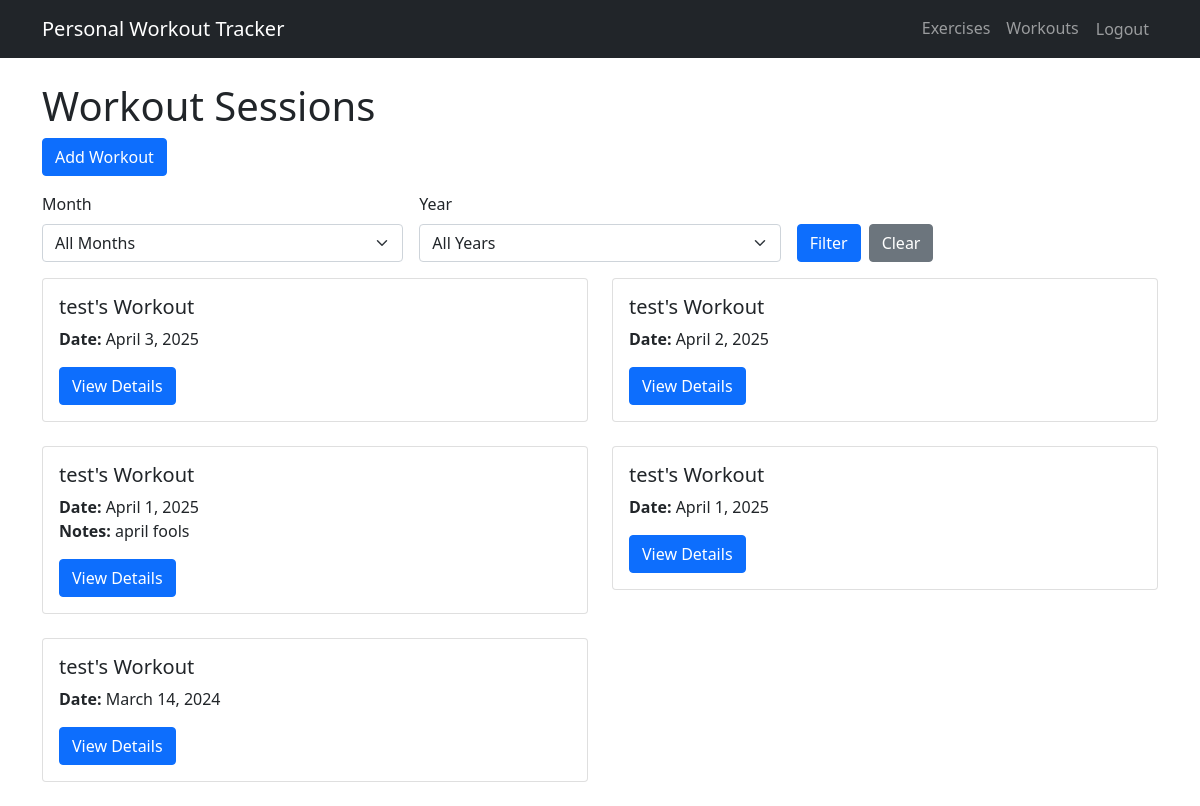
The app's page /project/workouts/ (signed in), older data.
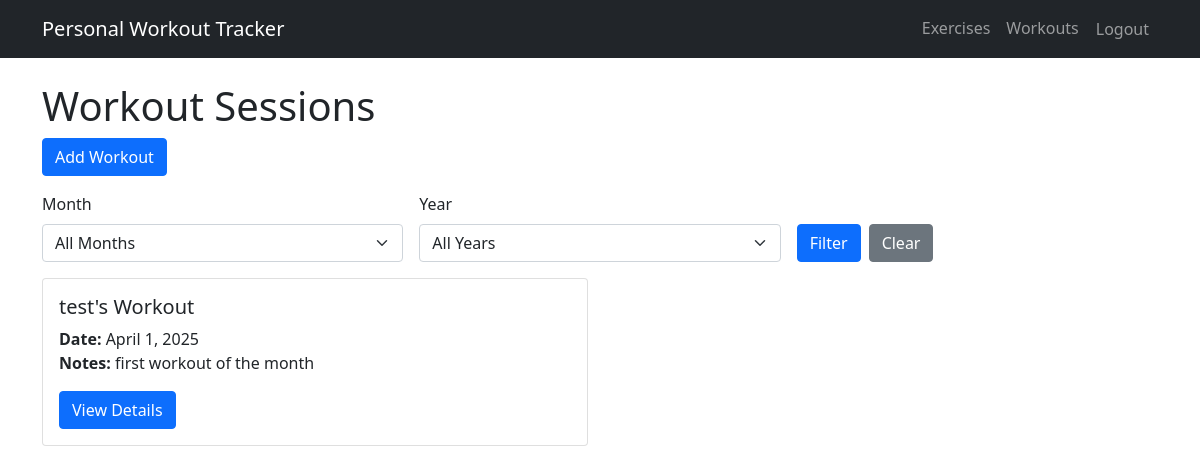
The same page, newer data.
### project/models.py (models this page shows, shortened)
class WorkoutSession(models.Model):
    user = models.ForeignKey(User, on_delete=models.CASCADE)  # Changed from Profile to User
    date = models.DateField()  # When the workout was performed
    notes = models.TextField(blank=True, null=True)  # Optional notes about the workout session

### project/views.py (the view)
# urls.py: path('workouts/', views.WorkoutSessionListView.as_view(), name='workout_session_list'),
class WorkoutSessionListView(LoginRequiredMixin, ListView):
    model = WorkoutSession
    template_name = 'project/workout_session_list.html'
    context_object_name = 'workout_sessions'
    def get_queryset(self):
        queryset = WorkoutSession.objects.filter(user=self.request.user)
        month = self.request.GET.get('month')
        year = self.request.GET.get('year')
        if month and year:
            queryset = queryset.filter(date__year=year, date__month=month)
        elif month:
            queryset = queryset.filter(date__month=month)
        elif year:
            queryset = queryset.filter(date__year=year)
        return queryset.order_by('-date')
    def get_context_data(self, **kwargs):
        context = super().get_context_data(**kwargs)
        dates = WorkoutSession.objects.filter(user=self.request.user).dates('date', 'month').order_by('-date')
        context['months'] = [(i, month_name[i]) for i in range(1, 13)]
        context['years'] = sorted(set(date.year for date in dates), reverse=True)
        return context

### project/templates/project/workout_session_list.html (shortened to what this page needs)
{% extends 'project/base.html' %}
{% block content %}
<h1>Workout Sessions</h1>
<a href="{% url 'project:workout_session_create' %}" class="btn btn-primary mb-3">Add Workout</a>
<form method="get" class="mb-3">
    <div class="row g-3">
        <div class="col-md-4">
            <label for="month" class="form-label">Month</label>
            <select class="form-select" id="month" name="month">
                <option value="">All Months</option>
            </select>
        </div>
        <div class="col-md-4">
            <label for="year" class="form-label">Year</label>
            <select class="form-select" id="year" name="year">
                <option value="">All Years</option>
            </select>
        </div>
        <div class="col-md-4 d-flex align-items-end">
            <button type="submit" class="btn btn-primary">Filter</button>
            <a href="{% url 'project:workout_session_list' %}" class="btn btn-secondary ms-2">Clear</a>
        </div>
    </div>
</form>
<div class="row">
    {% for session in workout_sessions %}
    <div class="col-md-6 mb-4">
        <div class="card">
            <div class="card-body">
                <h5 class="card-title">{{ session.user.username }}'s Workout</h5>
                <p class="card-text">
                    <strong>Date:</strong> {{ session.date }}<br>
                    {% if session.notes %}
                    <strong>Notes:</strong> {{ session.notes }}
                    {% endif %}
                </p>
                <a href="{% url 'project:workout_session_detail' session.pk %}" class="btn btn-primary">View Details</a>
            </div>
        </div>
    </div>
    {% empty %}
    <div class="col">
        <p>No workout sessions available.</p>
    </div>
    {% endfor %}
</div>
{% endblock %}

Row changes from the older to the newer data that the page shows:
removed WorkoutSession: user.username "test", date "April 3, 2025"
removed WorkoutSession: user.username "test", date "April 2, 2025"
removed WorkoutSession: user.username "test", date "April 1, 2025", notes "april fools"
removed WorkoutSession: user.username "test", date "April 1, 2025"
removed WorkoutSession: user.username "test", date "March 14, 2024"
added WorkoutSession: user.username "test", date "April 1, 2025", notes "first workout of the month"
